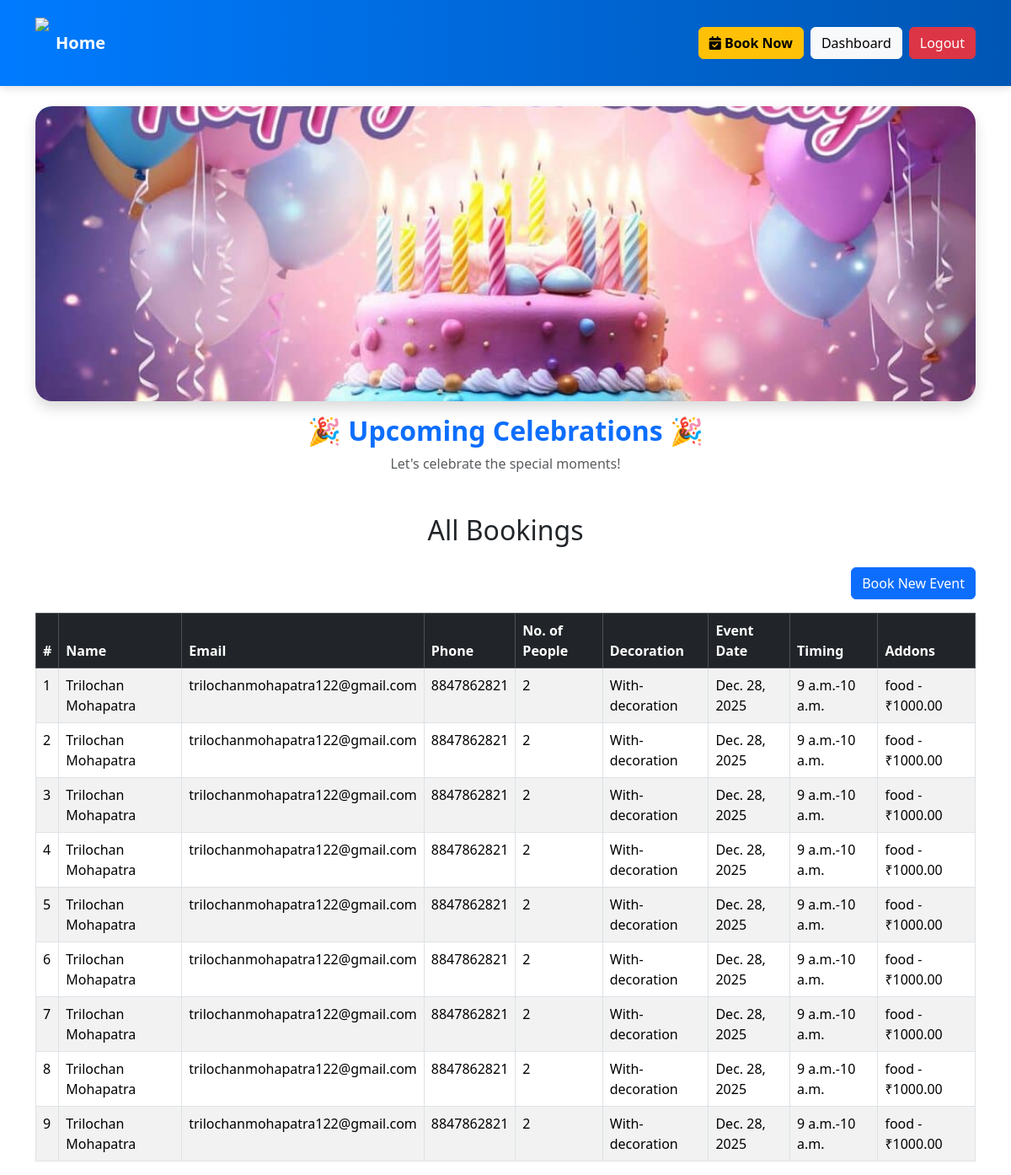
/booking-details/, run on the app's committed database.
### birth/models.py (models this page shows, shortened)
class EventBooking(models.Model):
    fname = models.CharField(max_length=100)
    email = models.EmailField()
    phone = models.CharField(max_length=15)
    no_of_people = models.IntegerField()
    decoration = models.CharField(max_length=100, blank=True, null=True)
    timing = models.CharField(max_length=50)
    event_date = models.DateField()
    base_price = models.IntegerField(default=0)
    payment_status = models.CharField(max_length=20, default="PENDING")
    payment_method = models.CharField(max_length=20, blank=True, null=True)
    razorpay_order_id = models.CharField(max_length=100, blank=True, null=True)
    razorpay_payment_id = models.CharField(max_length=100, blank=True, null=True)
    created_at = models.DateTimeField(auto_now_add=True)

class BookingAddon(models.Model):
    booking = models.ForeignKey(
        EventBooking, on_delete=models.CASCADE, related_name='addons'
    )
    addon = models.ForeignKey(Addon, on_delete=models.CASCADE)
    quantity = models.IntegerField(default=1)

class Addon(models.Model):
    name = models.CharField(max_length=100)
    price = models.DecimalField(max_digits=10, decimal_places=2)
    image = models.ImageField(upload_to='addons/', blank=True, null=True)

### birth/views.py (the view)
# urls.py: path('booking-details/', views.booking_details, name='booking_details'),
def booking_details(request):
    bookings = EventBooking.objects.prefetch_related("addons__addon").order_by("-created_at")
    return render(request, "bookdetails.html", {"bookings": bookings})

### templates/bookdetails.html (shortened to what this page needs)
{% load static %}
<!DOCTYPE html>
<html lang="en">
<head>
    <link rel="stylesheet" href="https://bootswatch.com/5/flatly/bootstrap.min.css">
    <link rel="stylesheet" href="https://cdnjs.cloudflare.com/ajax/libs/font-awesome/6.5.0/css/all.min.css">
</head>
<body>
<nav class="navbar navbar-expand-lg navbar-dark py-3">
    <div class="container">
        <a class="navbar-brand d-flex align-items-center text-white" href="#">
            <img src="{% static 'media/images/logo.png' %}" style="height:60px;" class="me-2">
            Home
        </a>
        <div class="collapse navbar-collapse" id="nav">
            <ul class="navbar-nav ms-auto">
                <li class="nav-item me-2">
                    <a href="#" class="btn btn-warning fw-bold">
                        <i class="fa-solid fa-calendar-check"></i> Book Now
                    </a>
                </li>
                <li class="nav-item">
                    <a href="#" class="btn btn-light">Dashboard</a>
                </li>
                <li class="nav-item ms-2">
                    <a href="#" class="btn btn-danger">Logout</a>
                </li>
            </ul>
        </div>
    </div>
</nav>
<div class="container mt-4 birthday-banner text-center">
    <img src="{% static 'media/images/Heartfelt-Birthday-Wishes-1024x683.jpg' %}" class="shadow">
    <h2 class="mt-3 fw-bold text-primary">🎉 Upcoming Celebrations 🎉</h2>
    <p class="text-muted">Let's celebrate the special moments!</p>
</div>
<!DOCTYPE html>
<html lang="en">
<head>
    <link href="https://cdn.jsdelivr.net/npm/bootstrap@5.3.2/dist/css/bootstrap.min.css" rel="stylesheet">
</head>
<body>
<div class="container mt-5">
    <h2 class="text-center mb-4">All Bookings</h2>
    <div class="mb-3 text-end">
        <a href="{% url 'booknow' %}" class="btn btn-primary">Book New Event</a>
    </div>
    <table class="table table-bordered table-striped">
        <thead class="table-dark">
            <tr>
                <th>#</th>
                <th>Name</th>
                <th>Email</th>
                <th>Phone</th>
                <th>No. of People</th>
                <th>Decoration</th>
                <th>Event Date</th>
                <th>Timing</th>
                <th>Addons</th>
            </tr>
        </thead>
        <tbody>
        {% for booking in bookings %}
            <tr>
                <td>{{ forloop.counter }}</td>
                <td>{{ booking.fname }}</td>
                <td>{{ booking.email }}</td>
                <td>{{ booking.phone }}</td>
                <td>{{ booking.no_of_people }}</td>
                <td>{{ booking.decoration|capfirst }}</td>
                <td>{{ booking.event_date }}</td>
                <td>{{ booking.timing }}</td>
                <td>
                    {% if booking.addons.all %}
                        <ul class="list-unstyled mb-0">
                        {% for baddon in booking.addons.all %}
                            <li>{{ baddon.addon.name }} - ₹{{ baddon.addon.price }}</li>
                        {% endfor %}
                        </ul>
                    {% else %}
                        None
                    {% endif %}
                </td>
            </tr>
        {% empty %}
            <tr>
                <td colspan="9" class="text-center">No bookings found.</td>
            </tr>
        {% endfor %}
        </tbody>
    </table>
</div>
</body>
</html>

### templates/bookdetails.html (style rules this page uses)
body { background-color: #f9fafb; font-family: 'Poppins', sans-serif; }
.navbar { background: linear-gradient(90deg, #007bff, #0056b3); box-shadow: 0 2px 10px rgba(0,0,0,0.15); }
.navbar-brand { font-weight: 700; }
.birthday-banner img { width: 100%; height: 350px; object-fit: cover; border-radius: 20px; }

### data on the page
EventBooking: fname "Trilochan Mohapatra", email "trilochanmohapatra122@gmail.com", phone "8847862821", no_of_people "2", decoration "With-decoration", event_date "Dec. 28, 2025", timing "9 a.m.-10 a.m."
BookingAddon: addon.name "food", addon.price "1000.00"
EventBooking: fname "Trilochan Mohapatra", email "trilochanmohapatra122@gmail.com", phone "8847862821", no_of_people "2", decoration "With-decoration", event_date "Dec. 28, 2025", timing "9 a.m.-10 a.m."
BookingAddon: addon.name "food", addon.price "1000.00"
EventBooking: fname "Trilochan Mohapatra", email "trilochanmohapatra122@gmail.com", phone "8847862821", no_of_people "2", decoration "With-decoration", event_date "Dec. 28, 2025", timing "9 a.m.-10 a.m."
BookingAddon: addon.name "food", addon.price "1000.00"
EventBooking: fname "Trilochan Mohapatra", email "trilochanmohapatra122@gmail.com", phone "8847862821", no_of_people "2", decoration "With-decoration", event_date "Dec. 28, 2025", timing "9 a.m.-10 a.m."
BookingAddon: addon.name "food", addon.price "1000.00"
EventBooking: fname "Trilochan Mohapatra", email "trilochanmohapatra122@gmail.com", phone "8847862821", no_of_people "2", decoration "With-decoration", event_date "Dec. 28, 2025", timing "9 a.m.-10 a.m."
BookingAddon: addon.name "food", addon.price "1000.00"
EventBooking: fname "Trilochan Mohapatra", email "trilochanmohapatra122@gmail.com", phone "8847862821", no_of_people "2", decoration "With-decoration", event_date "Dec. 28, 2025", timing "9 a.m.-10 a.m."
BookingAddon: addon.name "food", addon.price "1000.00"
EventBooking: fname "Trilochan Mohapatra", email "trilochanmohapatra122@gmail.com", phone "8847862821", no_of_people "2", decoration "With-decoration", event_date "Dec. 28, 2025", timing "9 a.m.-10 a.m."
BookingAddon: addon.name "food", addon.price "1000.00"
EventBooking: fname "Trilochan Mohapatra", email "trilochanmohapatra122@gmail.com", phone "8847862821", no_of_people "2", decoration "With-decoration", event_date "Dec. 28, 2025", timing "9 a.m.-10 a.m."
BookingAddon: addon.name "food", addon.price "1000.00"
EventBooking: fname "Trilochan Mohapatra", email "trilochanmohapatra122@gmail.com", phone "8847862821", no_of_people "2", decoration "With-decoration", event_date "Dec. 28, 2025", timing "9 a.m.-10 a.m."
BookingAddon: addon.name "food", addon.price "1000.00"
